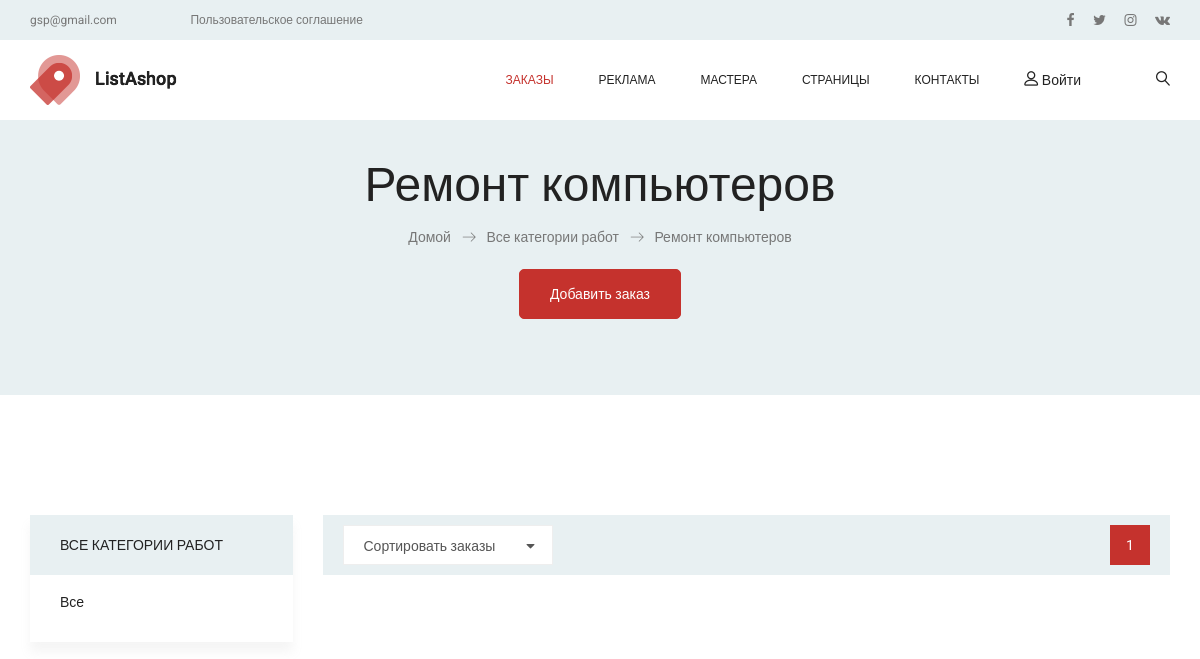
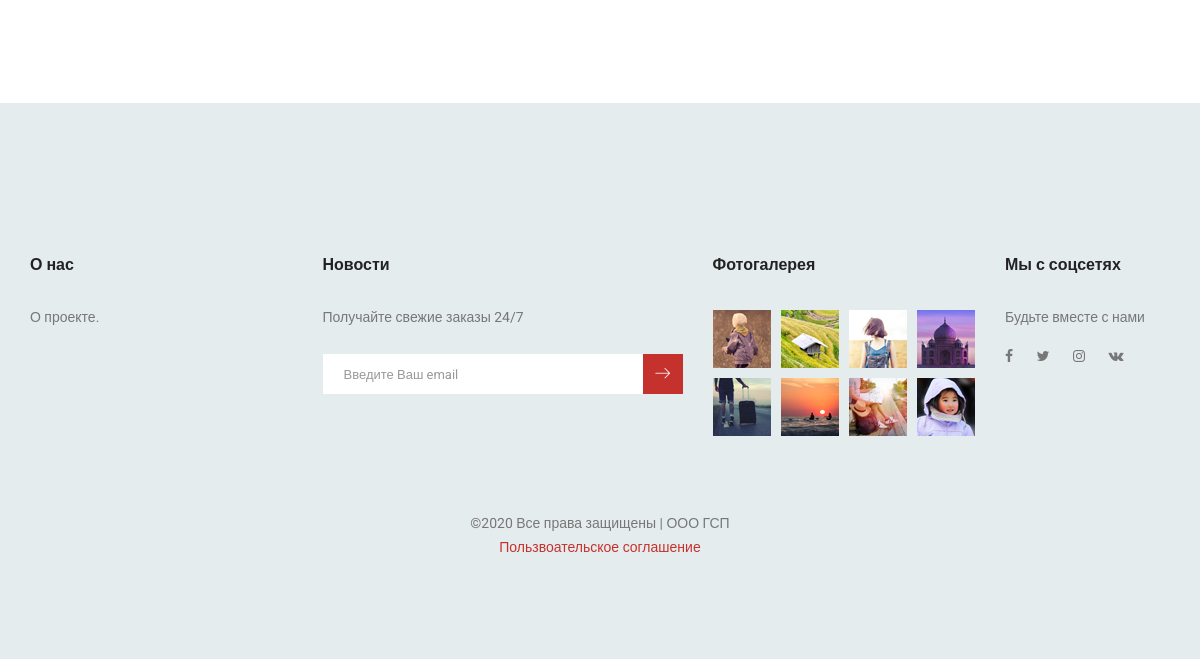
Page /remont-kompyuterov/ on the earlier database version (2 pictures, top to bottom).
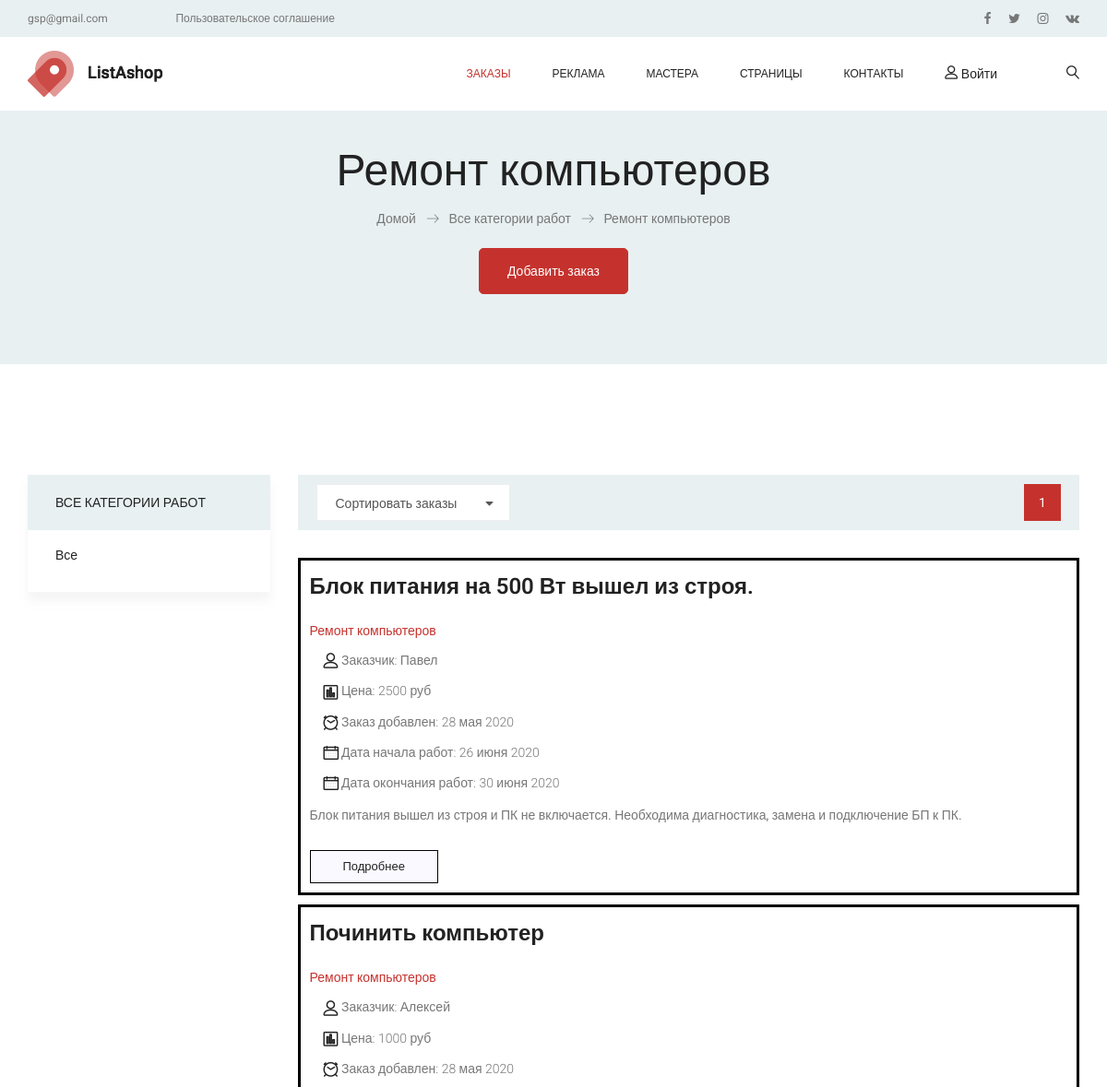
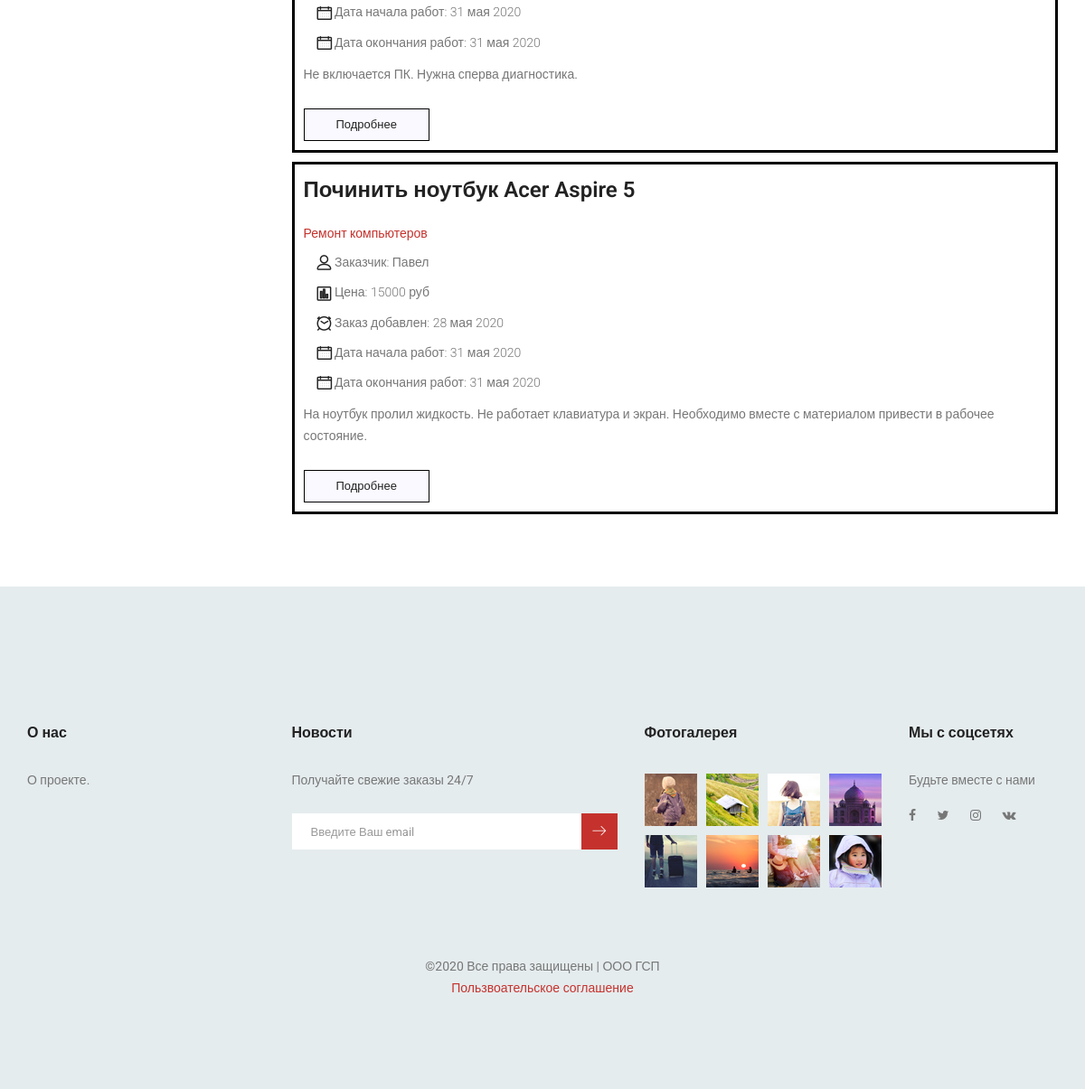
Same page on the later database version (2 pictures, top to bottom).
### job/models.py (models this page shows, shortened)
class Category(MPTTModel):
    name = models.CharField(max_length=200, db_index=True, unique=True, verbose_name='Подкатегория')
    slug = models.SlugField(max_length=200, null=True, blank=True, unique=True, verbose_name='Nazvanie_kategorii')
    parent = TreeForeignKey('self', on_delete=models.CASCADE, null=True, blank=True, related_name='children',
                            verbose_name='Категория')
    is_active = models.BooleanField(default=True, verbose_name='Активность категории')
    created = models.DateField(blank=True, null=True, default=timezone.now, verbose_name='Дата создания записи')
    updated = models.DateField(blank=True, null=True, default=timezone.now, verbose_name='Дата ред-ия записи')
    class MPTTMeta:
        order_insertion_by = ['name']
        verbose_name = 'Категория -> Подкатегория'
        verbose_name_plural = 'Категории -> Подкатегории'
    class Meta:
        verbose_name = 'Категория -> Подкатегория'
        verbose_name_plural = 'Категории -> Подкатегории'

class Offer(models.Model):
    category = TreeManyToManyField(Category, related_name='offers', blank=True, verbose_name='Категория работ')
    first_name = models.CharField(blank=True, null=True, default=None, max_length=200, verbose_name='Имя заказчика')
    last_name = models.CharField(blank=True, null=True, default=None, max_length=200, verbose_name='Фамилия заказчика')
    middle_name = models.CharField(blank=True, null=True, default=None, max_length=200, verbose_name='Отчество заказчика')
    phone = models.CharField(max_length=64, blank=True, null=True, default=None, verbose_name='Номер тел.')
    email = models.EmailField(max_length=128, blank=True, null=True, default=None, verbose_name='Емейл')
    name = models.CharField(max_length=200, db_index=True, verbose_name='Наименование работ')
    slug = models.SlugField(max_length=200, db_index=True, verbose_name='Слаг')
    image = models.ImageField(upload_to='offers/%Y/%m/%d', blank=True, verbose_name='Фото')
    description = models.TextField(max_length=512, blank=True, verbose_name='Описание работ')
    price = models.DecimalField(blank=True, null=True, default=None, max_digits=10, decimal_places=0,
                                verbose_name='Цена работы')
    start_time = models.DateField(null=True, blank=True, default=None, verbose_name='Дата начала работ')
    end_time = models.DateField(null=True, blank=True, default=None, verbose_name='Дата окончания работ')
    available = models.BooleanField(default=False, verbose_name='Актуальность заказа')
    created = models.DateField(blank=True, null=True, default=timezone.now, verbose_name='Дата создания записи')
    updated = models.DateField(blank=True, null=True, default=timezone.now, verbose_name='Дата ред-ия записи')
    @property
    def Категории(self):
        return "\n".join([p.name for p in self.category.all()])
    class Meta:
        ordering = ('-created', 'name',)
        index_together = (('id', 'slug'),)
        verbose_name = 'Предложение о работе'
        verbose_name_plural = 'Предложения о работе'
    def get_absolute_url(self):
        return reverse('job:offer_detail', args=[self.id, self.slug])

### job/views.py (the view)
# urls.py: path('', views.offer_list, name='offer_list'),
def offer_list(request, category_slug=None):
    category = None
    categories = Category.objects.filter(is_active=True)
    object_list = Offer.objects.filter(available=True)
    if category_slug:
        category = get_object_or_404(Category, slug=category_slug)
        object_list = object_list.filter(category=category)
    paginator = Paginator(object_list, 8)
    page = request.GET.get('page')
    try:
        offers = paginator.page(page)
    except PageNotAnInteger:
        offers = paginator.page(1)
    except EmptyPage:
        offers = paginator.page(paginator.num_pages)
    return render(request, 'job/list.html', {'category': category,
                                             'categories': categories,
                                             'page': page,
                                             'offers': offers})

### templates/job/list.html (shortened to what this page needs)
{% extends 'base.html' %}
{% load static %}
{% load mptt_tags %}
{% block content %}
<section class="banner_area">
    <div class="banner_inner d-flex align-items-center">
        <div class="container">
            <div class="banner_content text-center">
                <h2>{% if category %}{{ category.name }}{% else %}Все заказы{% endif %}</h2>
                <div class="page_link">
                    <a href="#">Домой</a>
                    <a href="#">Все категории работ</a>
                    <a href="#">{% if category %}{{ category.name }}{% else %}Заказы{% endif %}</a>
                </div>
                <div class="main_add_offer">
        			<a class="main_btn" href="{% url 'job:register_job' %}">Добавить заказ</a>
        		</div>
            </div>
        </div>
    </div>
</section>
<section class="cat_product_area p_120">
    <div class="container">
        <div class="row flex-row-reverse">
            <div class="col-lg-9">
                <div class="product_top_bar">
                    <div class="left_dorp">
                    </div>
                    {% include 'job/pagination.html' with page=offers %}
                </div>
                <div class="latest_product_inner row">
                    {% for offer in offers %}
                        <div class="col-md-12">
                            <div class="offer_post">
                                <div class="offer_details">
                                    <a href="{{ offer.get_absolute_url }}"><h2>{{offer.name}}</h2></a>
                                    <div class="offer_info text-left">
                                        <div class="offer_tag">
                                            <a class="active">{{ offer.Категории }}</a>
                                        </div>
                                        <ul class="offer_meta list">
                                            <li><a href="/"><i class="lnr lnr-user"></i> Заказчик: {{ offer.first_name }}</a></li>
                                            <li><a><i class="lnr lnr-chart-bars"></i> Цена: {{ offer.price }} руб </a></li>
                                            <li><a><i class="lnr lnr-clock"></i> Заказ добавлен: {{ offer.created }}</a></li>
                                            {% if offer.start_time and offer.end_time %}
                                            <li><a><i class="lnr lnr-calendar-full"></i> Дата начала работ: {{ offer.start_time }} </a></li>
                                            <li><a><i class="lnr lnr-calendar-full"></i> Дата окончания работ: {{ offer.end_time }} </a></li>
                                            {% else %}
                                            <li><a><i class="lnr lnr-calendar-full"></i> Начать работы в любое время </a></li>
                                            {% endif %}
                                        </ul>
                                    </div>
                                    <p>{{offer.description|truncatechars:220}}</p>
                                    <a href="{{ offer.get_absolute_url }}" class="white_bg_btn">Подробнее</a>
                                </div>
                            </div>
                        </div>
                    {% endfor %}
                </div>
            </div>
            <div class="col-lg-3">
                <div class="left_sidebar_area">
                    <aside class="left_widgets cat_widgets">
                        <div class="l_w_title">
                            <h3>Все категории работ</h3>
                        </div>
                        <div class="widgets_inner">
                            <ul class="list">
                                <li {% if not category %} class="selected" {% endif %}>
                                    <a href="{% url "job:offer_list" %}">Все</a>
                                </li>
                            </ul>
                        </div>
                    </aside>
                </div>
            </div>
        </div>
    </div>
</section>
{% endblock content %}

### templates/base.html (shortened to what this page needs)
{% load static %}
<!DOCTYPE html>
<html lang="en">
<head>
    <link rel="stylesheet" href="{% static 'css/bootstrap.css' %}">
    <link rel="stylesheet" href="{% static 'vendors/linericon/style.css' %}">
    <link rel="stylesheet" href="{% static 'css/font-awesome.min.css' %}">
    <link rel="stylesheet" href="{% static 'vendors/owl-carousel/owl.carousel.min.css' %}">
    <link rel="stylesheet" href="{% static 'vendors/lightbox/simpleLightbox.css' %}">
    <link rel="stylesheet" href="{% static 'vendors/nice-select/css/nice-select.css' %}">
    <link rel="stylesheet" href="{% static 'vendors/animate-css/animate.css' %}">
    <link rel="stylesheet" href="{% static 'vendors/jquery-ui/jquery-ui.css' %}">
    <link rel="stylesheet" href="{% static 'css/style.css' %}">
    <link rel="stylesheet" href="{% static 'css/responsive.css' %}">
</head>
<body>
    {% include 'navbar/navbar.html' %}
    {% block content %}
    {% endblock content %}
    {% include 'footer/footer.html' %}
</body>
</html>

### templates/navbar/navbar.html (shortened to what this page needs)
{% load static %}
<header class="header_area">
    <div class="top_menu row m0">
        <div class="container">
            <div class="float-left">
                <a href="mailto:gsp@gmail.com">gsp@gmail.com</a>
                <a href="#">Пользовательское соглашение</a>
            </div>
            <div class="float-right">
                <ul class="header_social">
                    <li><a href="#"><i class="fa fa-facebook"></i></a></li>
                    <li><a href="#"><i class="fa fa-twitter"></i></a></li>
                    <li><a href="#"><i class="fa fa-instagram"></i></a></li>
                    <li><a href="#"><i class="fa fa-vk"></i></a></li>
                </ul>
            </div>
        </div>
    </div>
    <div class="main_menu">
        <nav class="navbar navbar-expand-lg navbar-light main_box">
            <div class="container">
                <a class="navbar-brand logo_h" href="index.html"><img src="img/logo.png" alt=""></a>
                <div class="collapse navbar-collapse offset" id="navbarSupportedContent">
                    <ul class="nav navbar-nav menu_nav ml-auto">
                        <li class="nav-item active"><a class="nav-link" href="{% url 'job:offer_list' %}">Заказы</a></li>
                        <li class="nav-item submenu dropdown">
                            <a href="#" class="nav-link dropdown-toggle" data-toggle="dropdown" role="button" aria-haspopup="true" aria-expanded="false">Реклама</a>
                        </li>
                        <li class="nav-item submenu dropdown">
                            <a href="#" class="nav-link dropdown-toggle" data-toggle="dropdown" role="button" aria-haspopup="true" aria-expanded="false">Мастера</a>
                        </li>
                        <li class="nav-item submenu dropdown">
                            <a href="#" class="nav-link dropdown-toggle" data-toggle="dropdown" role="button" aria-haspopup="true" aria-expanded="false">Страницы</a>
                        </li>
                        <li class="nav-item"><a class="nav-link" href="#">Контакты</a></li>
                        {% if request.user.is_authenticated %}
                            <li class="nav-item submenu dropdown">
                                <a href="#" class="nav-link dropdown-toggle" data-toggle="dropdown" role="button" aria-haspopup="true" aria-expanded="false"> {{ request.user.first_name }} </a>
                                <ul class="dropdown-menu">
                                    <li class="nav-item"><a class="nav-link" href="{% url 'dashboard' %}">Личный кабинет</a>
                                    <li class="nav-item"><a class="nav-link" href="#">Счета</a>
                                    <li class="nav-item"><a class="nav-link" href="{% url 'logout' %}">Выход</a></li>
                                </ul>
                            </li>
                            {% else %}
                                <li class="nav-item"><a href="{% url 'login' %}" class="cart"><i class="lnr lnr lnr-user"></i> Войти</a></li>
                        {% endif %}
                    </ul>
                    <ul class="nav navbar-nav navbar-right">
                        <li class="nav-item"><a href="#" class="search"><i class="lnr lnr-magnifier"></i></a></li>
                    </ul>
                </div>
            </div>
        </nav>
    </div>
</header>

### templates/job/pagination.html (shortened to what this page needs)
<div class="right_page ml-auto">
    <nav class="cat_page" aria-label="Page navigation example">
        <ul class="pagination">
            {% for i in page.paginator.page_range %}
                {% if page.number == i %}
                    <li class="page-item active"><a class="page-link" href="?page={{ i }}">{{ i }}</a></li>
                {% elif i > page.number|add:'-1' and i < page.number|add:'1' %}
                {% else %}
                    <li class="page-item"><a class="page-link" href="?page={{ i }}">{{ i }}</a></li>
                {% endif %}
            {% endfor %}
        </ul>
    </nav>
</div>

### templates/footer/footer.html (shortened to what this page needs)
{% load static %}
<footer class="footer-area">
    <div class="container">
        <div class="row">
            <div class="col-lg-3  col-md-6 col-sm-6">
                <div class="single-footer-widget">
                    <h6 class="footer_title">О нас</h6>
                    <p>О проекте.</p>
                </div>
            </div>
            <div class="col-lg-4 col-md-6 col-sm-6">
                <div class="single-footer-widget">
                    <h6 class="footer_title">Новости</h6>
                    <p>Получайте свежие заказы 24/7</p>
                    <div id="mc_embed_signup">
                        <form target="_blank" action="" method="get" class="subscribe_form relative">
                            <div class="input-group d-flex flex-row">
                                <input name="EMAIL" placeholder="Введите Ваш email" onfocus="this.placeholder = ''" onblur="this.placeholder = 'Email Address '" required="" type="email">
                                <button class="btn sub-btn"><span class="lnr lnr-arrow-right"></span></button>
                            </div>
                        </form>
                    </div>
                </div>
            </div>
            <div class="col-lg-3 col-md-6 col-sm-6">
                <div class="single-footer-widget instafeed">
                    <h6 class="footer_title">Фотогалерея</h6>
                    <ul class="list instafeed d-flex flex-wrap">
                        <li><img src="static/img/instagram/Image-01.jpg" alt=""></li>
                        <li><img src="static/img/instagram/Image-02.jpg" alt=""></li>
                        <li><img src="static/img/instagram/Image-03.jpg" alt=""></li>
                        <li><img src="static/img/instagram/Image-04.jpg" alt=""></li>
                        <li><img src="static/img/instagram/Image-05.jpg" alt=""></li>
                        <li><img src="static/img/instagram/Image-06.jpg" alt=""></li>
                        <li><img src="static/img/instagram/Image-07.jpg" alt=""></li>
                        <li><img src="static/img/instagram/Image-08.jpg" alt=""></li>
                    </ul>
                </div>
            </div>
            <div class="col-lg-2 col-md-6 col-sm-6">
                <div class="single-footer-widget f_social_wd">
                    <h6 class="footer_title">Мы с соцсетях</h6>
                    <p>Будьте вместе с нами</p>
                    <div class="f_social">
                        <a href="#"><i class="fa fa-facebook"></i></a>
                        <a href="#"><i class="fa fa-twitter"></i></a>
                        <a href="#"><i class="fa fa-instagram"></i></a>
                        <a href="#"><i class="fa fa-vk"></i></a>
                    </div>
                </div>
            </div>
        </div>
        <div class="row footer-bottom d-flex justify-content-between align-items-center">
            <p class="col-lg-12 footer-text text-center">
&copy;<script>document.write(new Date().getFullYear());</script> Все права защищены | ООО ГСП  <br><a href="#" target="_blank">Пользвоательское соглашение</a></p>
        </div>
    </div>
</footer>

Differences in the rows shown:
added Offer: name "Блок питания на 500 Вт вышел из строя.", Категории "Ремонт компьютеров", first_name "Павел", price "2500", created "28 мая 2020", start_time "26 июня 2020", end_time "30 июня 2020", description "Блок питания вышел из строя и ПК не включается. Необходима диагностика, замена и подключение БП к ПК."
added Offer: name "Починить компьютер", Категории "Ремонт компьютеров", first_name "Алексей", price "1000", created "28 мая 2020", start_time "31 мая 2020", end_time "31 мая 2020", description "Не включается ПК. Нужна сперва диагностика."
added Offer: name "Починить ноутбук Acer Aspire 5", Категории "Ремонт компьютеров", first_name "Павел", price "15000", created "28 мая 2020", start_time "31 мая 2020", end_time "31 мая 2020", description "На ноутбук пролил жидкость. Не работает клавиатура и экран. Необходимо вместе с материалом привести в рабочее состояние."
